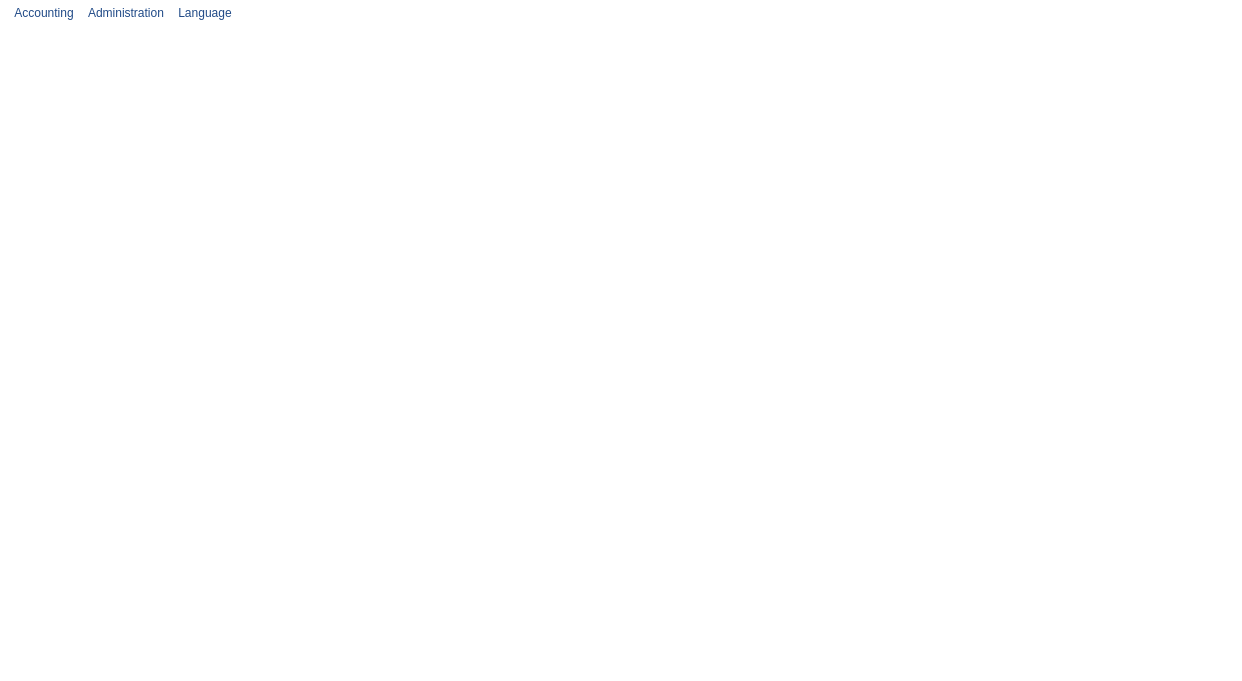
<?xml version="1.0" encoding="UTF-8"?>
<ui version="4.0">
 <class>MainWindow</class>
 <widget class="QMainWindow" name="MainWindow">
  <property name="geometry">
   <rect>
    <x>0</x>
    <y>0</y>
    <width>1242</width>
    <height>681</height>
   </rect>
  </property>
  <property name="windowTitle">
   <string>Job Accounting</string>
  </property>
  <property name="windowIcon">
   <iconset resource="../res/res.qrc">
    <normaloff>:/JobAccounting.png</normaloff>:/JobAccounting.png</iconset>
  </property>
  <property name="styleSheet">
   <string notr="true">QWidget {
               color: rgb(32, 74, 135);
	           font: 11pt &quot;MS Shell Dlg 2&quot;;
			    background-color: rgb(255, 255, 255);
               padding: 4px;
               border-radius: 5px;
               border-style: outset;
              }
QMenuBar {
               color: rgb(32, 74, 135);
	           font: 11pt &quot;MS Shell Dlg 2&quot;;
              }
QStatusBar {
               color: rgb(32, 74, 135);
               padding: 4px;
               border-radius: 5px;
               border-style: outset;
	           font: 10pt &quot;MS Shell Dlg 2&quot;;
              }</string>
  </property>
  <widget class="QWidget" name="centralWidget">
   <layout class="QGridLayout" name="gridLayout_2">
    <property name="leftMargin">
     <number>0</number>
    </property>
    <property name="topMargin">
     <number>0</number>
    </property>
    <property name="rightMargin">
     <number>0</number>
    </property>
    <property name="bottomMargin">
     <number>0</number>
    </property>
    <property name="spacing">
     <number>0</number>
    </property>
   </layout>
  </widget>
  <widget class="QStatusBar" name="statusBar">
   <property name="statusTip">
    <string/>
   </property>
  </widget>
  <widget class="QMenuBar" name="menuBar">
   <property name="geometry">
    <rect>
     <x>0</x>
     <y>0</y>
     <width>1242</width>
     <height>31</height>
    </rect>
   </property>
   <property name="contextMenuPolicy">
    <enum>Qt::DefaultContextMenu</enum>
   </property>
   <property name="autoFillBackground">
    <bool>false</bool>
   </property>
   <property name="styleSheet">
    <string notr="true">QMenu {
                background-color: #fff;
                border: none;
                border-radius: 0px;
                }
                QMenu::item {
                padding-left: 18px;
                margin: 4px;
                }
                QMenu::item:selected {
                color: #111;
                background-color: qlineargradient( x1: 0, y1: 0, x2: 0, y2: 1,
                        stop: 0 #fff, stop: 1 #eef);
                }
                QMenu::separator {
                height: .5px;
                background: #eee;
                margin-left: 10px;
                margin-right: 5px;
                }
                QMenu::indicator {
                width: 14px;
                height: 14px;
                }
                QMenu::indicator:non-exclusive:checked {
                image: url(:/pict/check.png);
                }
                QMenu::indicator:non-exclusive:unchecked {
                image: url(:/pict/unchecked.png);
           }</string>
   </property>
   <property name="defaultUp">
    <bool>false</bool>
   </property>
   <property name="nativeMenuBar">
    <bool>true</bool>
   </property>
   <widget class="QMenu" name="menuJob_accounting">
    <property name="title">
     <string>Accounting</string>
    </property>
    <addaction name="actionJob_accounting"/>
    <addaction name="separator"/>
    <addaction name="actionLogout"/>
   </widget>
   <widget class="QMenu" name="menuAdministration">
    <property name="title">
     <string>Administration</string>
    </property>
    <addaction name="actionUsers"/>
    <addaction name="actionWorkers"/>
    <addaction name="actionEquipment"/>
   </widget>
   <widget class="QMenu" name="menuLanguage">
    <property name="title">
     <string>Language</string>
    </property>
    <addaction name="actionEnglish"/>
    <addaction name="actionRussian"/>
    <addaction name="actionUkrainian"/>
   </widget>
   <addaction name="menuJob_accounting"/>
   <addaction name="menuAdministration"/>
   <addaction name="menuLanguage"/>
  </widget>
  <action name="actionUsers">
   <property name="icon">
    <iconset resource="../res/res.qrc">
     <normaloff>:/user.png</normaloff>:/user.png</iconset>
   </property>
   <property name="text">
    <string>Users</string>
   </property>
  </action>
  <action name="actionWorkers">
   <property name="icon">
    <iconset resource="../res/res.qrc">
     <normaloff>:/worker.png</normaloff>:/worker.png</iconset>
   </property>
   <property name="text">
    <string>Workers</string>
   </property>
  </action>
  <action name="actionEquipment">
   <property name="icon">
    <iconset resource="../res/res.qrc">
     <normaloff>:/equipment.png</normaloff>:/equipment.png</iconset>
   </property>
   <property name="text">
    <string>Equipment</string>
   </property>
  </action>
  <action name="actionJob_accounting">
   <property name="icon">
    <iconset resource="../res/res.qrc">
     <normaloff>:/calculator.png</normaloff>:/calculator.png</iconset>
   </property>
   <property name="text">
    <string>Job accounting</string>
   </property>
  </action>
  <action name="actionEnglish">
   <property name="icon">
    <iconset resource="../res/res.qrc">
     <normaloff>:/english.png</normaloff>:/english.png</iconset>
   </property>
   <property name="text">
    <string>English</string>
   </property>
  </action>
  <action name="actionRussian">
   <property name="icon">
    <iconset resource="../res/res.qrc">
     <normaloff>:/russian.png</normaloff>:/russian.png</iconset>
   </property>
   <property name="text">
    <string>Russian</string>
   </property>
  </action>
  <action name="actionUkrainian">
   <property name="icon">
    <iconset resource="../res/res.qrc">
     <normaloff>:/ukrainian.png</normaloff>:/ukrainian.png</iconset>
   </property>
   <property name="text">
    <string>Ukrainian</string>
   </property>
  </action>
  <action name="actionLogout">
   <property name="icon">
    <iconset resource="../res/res.qrc">
     <normaloff>:/log.png</normaloff>:/log.png</iconset>
   </property>
   <property name="text">
    <string>Logout</string>
   </property>
  </action>
 </widget>
 <layoutdefault spacing="6" margin="11"/>
 <resources>
  <include location="../res/res.qrc"/>
 </resources>
 <connections/>
</ui>
